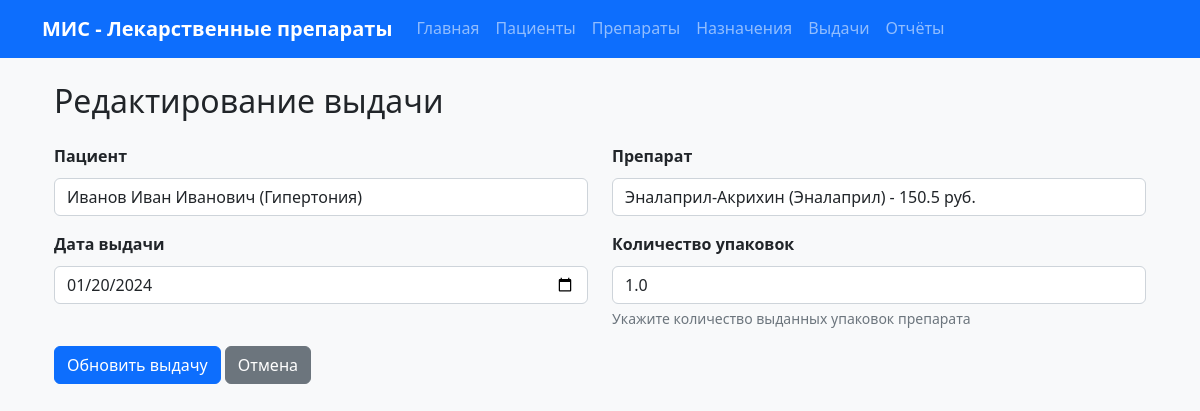
Screenshot of /dispensings/edit/1 with the database file from the repository.
### tables this page shows
CREATE TABLE patients (
            patient_id INTEGER PRIMARY KEY AUTOINCREMENT,
            fio TEXT NOT NULL,
            birth_year INTEGER NOT NULL,
            diagnosis TEXT NOT NULL,
            attending_doctor TEXT NOT NULL,
            created_at TIMESTAMP DEFAULT CURRENT_TIMESTAMP,
            updated_at TIMESTAMP DEFAULT CURRENT_TIMESTAMP
        );

CREATE TABLE dispensings (
            dispensing_id INTEGER PRIMARY KEY AUTOINCREMENT,
            patient_id INTEGER NOT NULL,
            medicine_id INTEGER NOT NULL,
            dispensing_date DATE NOT NULL,
            quantity_packs REAL NOT NULL,
            created_at TIMESTAMP DEFAULT CURRENT_TIMESTAMP,
            updated_at TIMESTAMP DEFAULT CURRENT_TIMESTAMP,
            FOREIGN KEY (patient_id) REFERENCES patients (patient_id),
            FOREIGN KEY (medicine_id) REFERENCES medicines (medicine_id)
        );

CREATE TABLE medicines (
            medicine_id INTEGER PRIMARY KEY AUTOINCREMENT,
            smmn_node_code TEXT NOT NULL,
            section TEXT NOT NULL,
            standardized_mnn TEXT NOT NULL,
            trade_name_vk TEXT NOT NULL,
            standardized_dosage_form TEXT NOT NULL,
            standardized_dosage TEXT NOT NULL,
            characteristic TEXT,
            packaging INTEGER NOT NULL,
            price REAL NOT NULL,
            created_at TIMESTAMP DEFAULT CURRENT_TIMESTAMP,
            updated_at TIMESTAMP DEFAULT CURRENT_TIMESTAMP
        );

### routes.py (the view, shortened to what this page needs)
    @app.route("/dispensings/edit/<int:dispensing_id>", methods=["GET", "POST"])
    def edit_dispensing(dispensing_id):
        dispensing = Dispensing.get_by_id(dispensing_id)
        if not dispensing:
            flash("Выдача не найдена", "error")
            return redirect(url_for("dispensings"))
        patients = Patient.get_all()
        medicines = Medicine.get_all()
        return render_template("dispensing_form.html", dispensing=dispensing, patients=patients, medicines=medicines)

### database.py (called while the page is built)
def get_db():
    if 'db' not in g:
        g.db = sqlite3.connect(current_app.config['DATABASE_PATH'])
        g.db.row_factory = sqlite3.Row
    return g.db

def execute_query(query, params=None):
    db = get_db()
    if params:
        cursor = db.execute(query, params)
    else:
        cursor = db.execute(query)
    return cursor

def fetch_one(query, params=None):
    cursor = execute_query(query, params)
    return cursor.fetchone()

def fetch_all(query, params=None):
    cursor = execute_query(query, params)
    return cursor.fetchall()

### models.py (called while the page is built)
    @staticmethod
    def get_all():
        query = "SELECT * FROM patients"
        rows = fetch_all(query)
        return [Patient(patient_id=row["patient_id"], fio=row["fio"], birth_year=row["birth_year"], diagnosis=row["diagnosis"], attending_doctor=row["attending_doctor"]) for row in rows]

    @staticmethod
    def get_all():
        query = "SELECT * FROM medicines"
        rows = fetch_all(query)
        return [Medicine(medicine_id=row["medicine_id"], smmn_node_code=row["smmn_node_code"], section=row["section"], standardized_mnn=row["standardized_mnn"], trade_name_vk=row["trade_name_vk"], standardized_dosage_form=row["standardized_dosage_form"], standardized_dosage=row["standardized_dosage"], characteristic=row["characteristic"], packaging=row["packaging"], price=row["price"]) for row in rows]

    @staticmethod
    def get_by_id(dispensing_id):
        query = "SELECT * FROM dispensings WHERE dispensing_id = ?"
        row = fetch_one(query, (dispensing_id,))
        if row:
            return Dispensing(dispensing_id=row["dispensing_id"], patient_id=row["patient_id"], medicine_id=row["medicine_id"], dispensing_date=row["dispensing_date"], quantity_packs=row["quantity_packs"])
        return None

### templates/dispensing_form.html (shortened to what this page needs)
{% extends "base.html" %}
{% block content %}
<div class="container mt-4">
    <h2 class="mb-4">
        {% if dispensing %}Редактирование выдачи{% else %}Добавление выдачи{% endif %}
    </h2>
    <form method="POST">
        <div class="row">
            <div class="col-md-6">
                <div class="mb-3">
                    <label for="patient_search" class="form-label">Пациент</label>
                    <input type="text" class="form-control" id="patient_search"
                           placeholder="Начните вводить ФИО или диагноз пациента..."
                           value="{% if dispensing %}{% for patient in patients %}{% if patient.patient_id == dispensing.patient_id %}{{ patient.fio }} ({{ patient.diagnosis }}){% endif %}{% endfor %}{% endif %}">
                </div>
            </div>
            <div class="col-md-6">
                <div class="mb-3">
                    <label for="medicine_search" class="form-label">Препарат</label>
                    <input type="text" class="form-control" id="medicine_search"
                           placeholder="Начните вводить название препарата..."
                           value="{% if dispensing %}{% for medicine in medicines %}{% if medicine.medicine_id == dispensing.medicine_id %}{{ medicine.trade_name_vk }} ({{ medicine.standardized_mnn }}) - {{ medicine.price }} руб.{% endif %}{% endfor %}{% endif %}">
                </div>
            </div>
        </div>
        <div class="row">
            <div class="col-md-6">
                <div class="mb-3">
                    <label for="dispensing_date" class="form-label">Дата выдачи</label>
                    <input type="date" class="form-control" id="dispensing_date" name="dispensing_date"
                           value="{% if dispensing %}{{ dispensing.dispensing_date }}{% else %}{{ today }}{% endif %}" required>
                </div>
            </div>
            <div class="col-md-6">
                <div class="mb-3">
                    <label for="quantity_packs" class="form-label">Количество упаковок</label>
                    <input type="number" class="form-control" id="quantity_packs" name="quantity_packs"
                           step="0.1" min="0.1"
                           value="{% if dispensing %}{{ dispensing.quantity_packs }}{% endif %}" required>
                    <div class="form-text">Укажите количество выданных упаковок препарата</div>
                </div>
            </div>
        </div>
        <div class="mb-3">
            <button type="submit" class="btn btn-primary">
                {% if dispensing %}Обновить выдачу{% else %}Добавить выдачу{% endif %}
            </button>
            <a href="{{ url_for("dispensings") }}" class="btn btn-secondary">Отмена</a>
        </div>
    </form>
</div>
{% endblock %}

### static/css/style.css (style rules this page uses)
:root { --primary-color: #0d6efd; --secondary-color: #6c757d; --success-color: #198754; --danger-color: #dc3545; --warning-color: #ffc107; --info-color: #0dcaf0; --light-color: #f8f9fa; --dark-color: #212529; }
body { font-family: 'Segoe UI', Tahoma, Geneva, Verdana, sans-serif; background-color: #f8f9fa; line-height: 1.6; }
.btn { border-radius: 6px; font-weight: 500; transition: all 0.2s ease; }
.form-control, .form-select { border-radius: 6px; border: 1px solid #ced4da; transition: border-color 0.15s ease-in-out, box-shadow 0.15s ease-in-out; }
.form-label { font-weight: 600; color: var(--dark-color); margin-bottom: 0.5rem; }
.form-text { font-size: 0.875rem; color: var(--secondary-color); }

### rows the page displays
patients: patient_id+fio+diagnosis "Иванов Иван Иванович (Гипертония)"
medicines: medicine_id+trade_name_vk+standardized_mnn "Эналаприл-Акрихин (Эналаприл) - 150.5 руб."
dispensings: dispensing_date "01/20/2024", quantity_packs "1.0"
